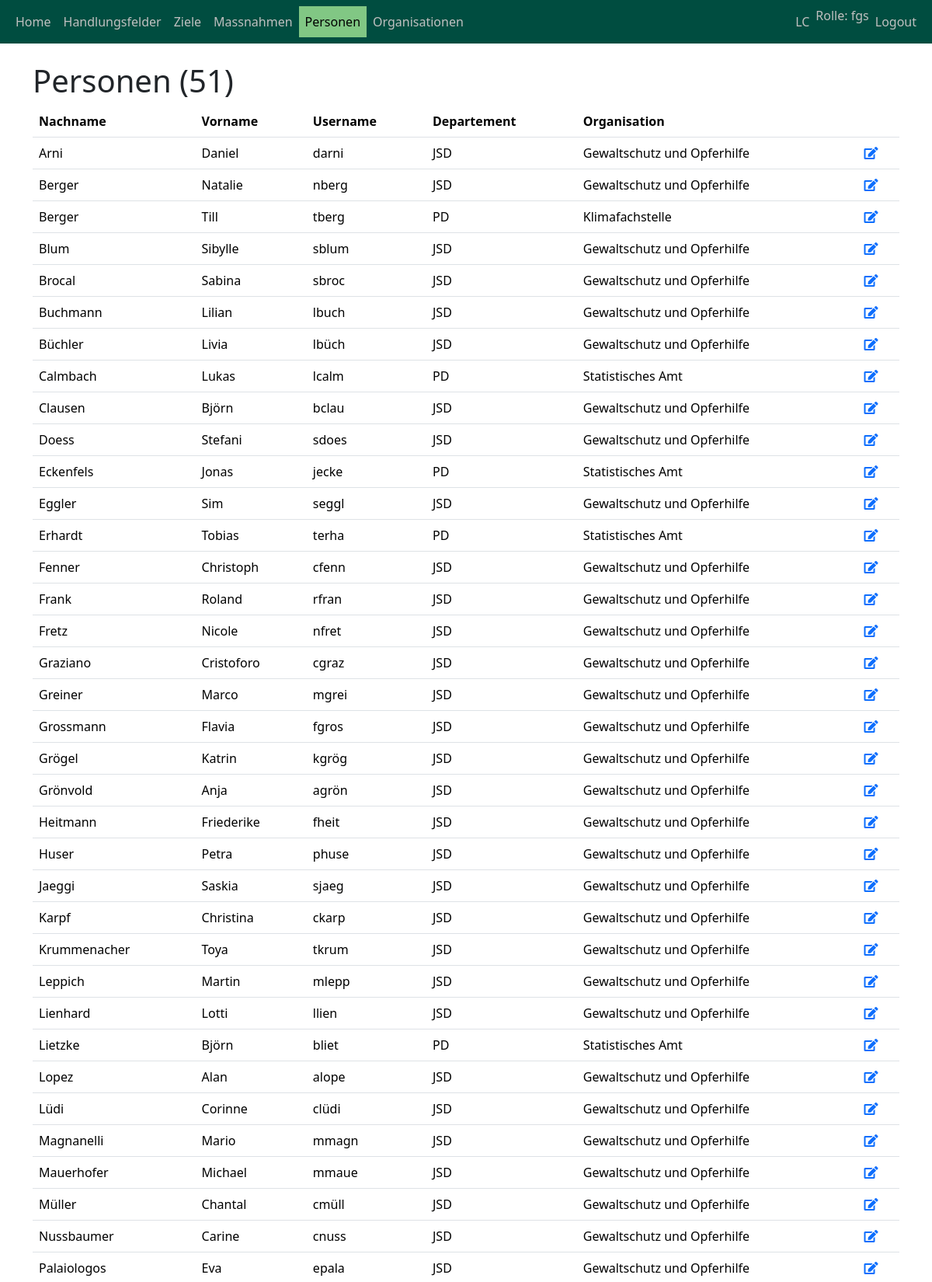
Page /personen/ (signed in, upper part) on the committed database.
### objective_manager_app/models.py (models this page shows, shortened)
class Person(models.Model):
    user = models.OneToOneField(User, on_delete=models.CASCADE, blank=True, null=True)
    vorname = models.CharField(verbose_name= 'Vorname', max_length=200)
    nachname = models.CharField(verbose_name= 'Nachname', max_length=200)
    email = models.EmailField(verbose_name= 'Email', max_length=200, null=True, blank=True)
    telefon = models.CharField(verbose_name= 'Telefon', max_length=200, null=True, blank=True)
    organisation = models.ForeignKey(Organisation, on_delete=models.CASCADE)
    erstellt_am = models.DateTimeField(auto_now_add=True)
    class Meta:
        ordering = ['nachname', 'vorname']

class Organisation(models.Model):
    departement = models.CharField(max_length=200)
    dienststelle = models.CharField(max_length=200)
    bereich = models.CharField(max_length=200)
    departement_kuerzel = models.CharField(max_length=200)
    dienststelle_kuerzel = models.CharField(max_length=200)
    bereich_kuerzel = models.CharField(max_length=200)
    def __str__(self):
        return self.bereich if self.bereich else self.dienststelle
    class Meta:
        ordering = ['departement_kuerzel', 'dienststelle']

### objective_manager_app/views.py (the view)
# urls.py: path("personen/", views.personen_list, name="personen_list"),
def personen_list(request):
    personen = Person.objects.all()
    context = {
        'personen': personen,
    }
    return render(request, "objective_manager_app/personen_list.html", context)

### objective_manager_app/templatetags/custom_filters.py (called while the page is built)
@register.filter(name='is_in_group')
def is_in_group(user, group_name):
    if user.is_authenticated:
        return user.groups.filter(name=group_name).exists()
    return False

### templates/objective_manager_app/personen_list.html (shortened to what this page needs)
{% extends "base.html" %}
{% block content %}
    <div class="container">
        <h1>Personen ({{ personen|length}})</h1>
        <table class="table">
            <thead>
                <tr>
                    <th>Nachname</th>
                    <th>Vorname</th>
                    <th>Username</th>
                    <th>Departement</th>
                    <th>Organisation</th>
                    <th></th>
                </tr>
            </thead>
            <tbody>
                {% for person in personen %}
                <tr>
                    <td>{{ person.nachname }}</td>
                    <td>{{ person.vorname }}</td>
                    <td>{{ person.user.username }}</td>
                    <td>{{ person.organisation.departement_kuerzel }}</td>
                    <td>{{ person.organisation }}</td>
                    <td><a href="{% url 'person_edit' person.pk %}"><i class="fas fa-edit"></i></a></td>
                </tr>
                {% endfor %}
            </tbody>
        </table>
    </div>
{% endblock %}

### templates/base.html (shortened to what this page needs)
{% load static %}
{% load custom_filters %}
<!DOCTYPE html>
<html lang="de">
<head>
    {% load django_bootstrap5 %} {% bootstrap_css %} {% bootstrap_javascript %}
    <link href="https://cdnjs.cloudflare.com/ajax/libs/font-awesome/5.15.4/css/all.min.css" rel="stylesheet" />
    <link rel="stylesheet" href="https://cdnjs.cloudflare.com/ajax/libs/toastr.js/latest/toastr.min.css">
    <link rel="stylesheet" href="{% static 'css/styles.css' %}" />
</head>
<body>
  <nav class="navbar navbar-expand-sm navbar-custom">
    <div class="container-fluid">
      <ul class="navbar-nav">
        {% if request.user.is_authenticated %}
        <li class="nav-item">
          <a class="nav-link {% if request.resolver_match.url_name == 'home' %}active{% endif %}" href="{% url 'home' %}">Home</a>
        </li>
        <li class="nav-item">
          <a class="nav-link {% if request.resolver_match.url_name == 'handlungsfelder_list' %}active{% endif %}" href="{% url 'handlungsfelder_list' %}">Handlungsfelder</a>
        </li>
        <li class="nav-item">
          <a class="nav-link {% if request.resolver_match.url_name == 'ziele_list' %}active{% endif %}" href="{% url 'ziele_list' %}">Ziele</a>
        </li>
        {% endif %}
        {% if request.user.is_authenticated %}
          <li class="nav-item">
            <a class="nav-link {% if request.resolver_match.url_name == 'massnahmen_list' %}active{% endif %}" href="{% url 'massnahmen_list' %}">Massnahmen</a>
          </li>
        {% endif %}
        {% if request.user|is_in_group:"fgs" %}
          <li class="nav-item">
            <a class="nav-link {% if request.resolver_match.url_name == 'personen_list' %}active{% endif %}" href="{% url 'personen_list' %}">Personen</a>
          </li>
          <li class="nav-item">
            <a class="nav-link {% if request.resolver_match.url_name == 'organisationen_list' %}active{% endif %}" href="{% url 'organisationen_list' %}">Organisationen</a>
          </li>
        {% endif %}
      </ul>
      <ul class="navbar-nav ms-auto top-aligned">
        {% if not request.user.is_authenticated %}
          <li class="nav-item">
            <a class="nav-link" href="{% url 'login_account:login' %}">Login</a>
          </li>
        {% else %}
          <li class="nav-item">
            <a class="nav-link" href="{% url 'login_account:profile' %}">
              {{ request.user.first_name|slice:":1"|upper }}{{ request.user.last_name|slice:":1"|upper }}
            </a>
          </li>
          <li class="nav-item">
            Rolle:
            {% for group in request.user.groups.all %}
              {% if group.name in "fgs mv sp" %}
                {{ group.name }}
              {% endif %}
            {% endfor %}
          </li>
          <li class="nav-item">
            <a class="nav-link" href="{% url 'login_account:logout' %}">Logout</a>
          </li>
        {% endif %}
      </ul>
    </div>
  </nav>
  <br>
  {% block content %}
  {% endblock %}
</body>
</html>

### static/css/styles.css (style rules this page uses)
.navbar-custom { background-color: #004d40; color: silver; }
.navbar-custom .navbar-brand, .navbar-custom .nav-link { color: silver; }
.navbar-custom .hover, .navbar-custom .active { background-color: #81c784; color: #004d40; }

### rows in the picture
Person: nachname "Arni", vorname "Daniel", user.username "darni", organisation.departement_kuerzel "JSD", organisation "Gewaltschutz und Opferhilfe"
Person: nachname "Berger", vorname "Natalie", user.username "nberg", organisation.departement_kuerzel "JSD", organisation "Gewaltschutz und Opferhilfe"
Person: nachname "Berger", vorname "Till", user.username "tberg", organisation.departement_kuerzel "PD", organisation "Klimafachstelle"
Person: nachname "Blum", vorname "Sibylle", user.username "sblum", organisation.departement_kuerzel "JSD", organisation "Gewaltschutz und Opferhilfe"
Person: nachname "Brocal", vorname "Sabina", user.username "sbroc", organisation.departement_kuerzel "JSD", organisation "Gewaltschutz und Opferhilfe"
Person: nachname "Buchmann", vorname "Lilian", user.username "lbuch", organisation.departement_kuerzel "JSD", organisation "Gewaltschutz und Opferhilfe"
Person: nachname "Büchler", vorname "Livia", user.username "lbüch", organisation.departement_kuerzel "JSD", organisation "Gewaltschutz und Opferhilfe"
Person: nachname "Calmbach", vorname "Lukas", user.username "lcalm", organisation.departement_kuerzel "PD", organisation "Statistisches Amt"
Person: nachname "Clausen", vorname "Björn", user.username "bclau", organisation.departement_kuerzel "JSD", organisation "Gewaltschutz und Opferhilfe"
Person: nachname "Doess", vorname "Stefani", user.username "sdoes", organisation.departement_kuerzel "JSD", organisation "Gewaltschutz und Opferhilfe"
Person: nachname "Eckenfels", vorname "Jonas", user.username "jecke", organisation.departement_kuerzel "PD", organisation "Statistisches Amt"
Person: nachname "Eggler", vorname "Sim", user.username "seggl", organisation.departement_kuerzel "JSD", organisation "Gewaltschutz und Opferhilfe"
Person: nachname "Erhardt", vorname "Tobias", user.username "terha", organisation.departement_kuerzel "PD", organisation "Statistisches Amt"
Person: nachname "Fenner", vorname "Christoph", user.username "cfenn", organisation.departement_kuerzel "JSD", organisation "Gewaltschutz und Opferhilfe"
Person: nachname "Frank", vorname "Roland", user.username "rfran", organisation.departement_kuerzel "JSD", organisation "Gewaltschutz und Opferhilfe"
Person: nachname "Fretz", vorname "Nicole", user.username "nfret", organisation.departement_kuerzel "JSD", organisation "Gewaltschutz und Opferhilfe"
Person: nachname "Graziano", vorname "Cristoforo", user.username "cgraz", organisation.departement_kuerzel "JSD", organisation "Gewaltschutz und Opferhilfe"
Person: nachname "Greiner", vorname "Marco", user.username "mgrei", organisation.departement_kuerzel "JSD", organisation "Gewaltschutz und Opferhilfe"
Person: nachname "Grossmann", vorname "Flavia", user.username "fgros", organisation.departement_kuerzel "JSD", organisation "Gewaltschutz und Opferhilfe"
Person: nachname "Grögel", vorname "Katrin", user.username "kgrög", organisation.departement_kuerzel "JSD", organisation "Gewaltschutz und Opferhilfe"
Person: nachname "Grönvold", vorname "Anja", user.username "agrön", organisation.departement_kuerzel "JSD", organisation "Gewaltschutz und Opferhilfe"
Person: nachname "Heitmann", vorname "Friederike", user.username "fheit", organisation.departement_kuerzel "JSD", organisation "Gewaltschutz und Opferhilfe"
Person: nachname "Huser", vorname "Petra", user.username "phuse", organisation.departement_kuerzel "JSD", organisation "Gewaltschutz und Opferhilfe"
Person: nachname "Jaeggi", vorname "Saskia", user.username "sjaeg", organisation.departement_kuerzel "JSD", organisation "Gewaltschutz und Opferhilfe"
Person: nachname "Karpf", vorname "Christina", user.username "ckarp", organisation.departement_kuerzel "JSD", organisation "Gewaltschutz und Opferhilfe"
Person: nachname "Krummenacher", vorname "Toya", user.username "tkrum", organisation.departement_kuerzel "JSD", organisation "Gewaltschutz und Opferhilfe"
Person: nachname "Leppich", vorname "Martin", user.username "mlepp", organisation.departement_kuerzel "JSD", organisation "Gewaltschutz und Opferhilfe"
Person: nachname "Lienhard", vorname "Lotti", user.username "llien", organisation.departement_kuerzel "JSD", organisation "Gewaltschutz und Opferhilfe"
Person: nachname "Lietzke", vorname "Björn", user.username "bliet", organisation.departement_kuerzel "PD", organisation "Statistisches Amt"
Person: nachname "Lopez", vorname "Alan", user.username "alope", organisation.departement_kuerzel "JSD", organisation "Gewaltschutz und Opferhilfe"
Person: nachname "Lüdi", vorname "Corinne", user.username "clüdi", organisation.departement_kuerzel "JSD", organisation "Gewaltschutz und Opferhilfe"
Person: nachname "Magnanelli", vorname "Mario", user.username "mmagn", organisation.departement_kuerzel "JSD", organisation "Gewaltschutz und Opferhilfe"
Person: nachname "Mauerhofer", vorname "Michael", user.username "mmaue", organisation.departement_kuerzel "JSD", organisation "Gewaltschutz und Opferhilfe"
Person: nachname "Müller", vorname "Chantal", user.username "cmüll", organisation.departement_kuerzel "JSD", organisation "Gewaltschutz und Opferhilfe"
Person: nachname "Nussbaumer", vorname "Carine", user.username "cnuss", organisation.departement_kuerzel "JSD", organisation "Gewaltschutz und Opferhilfe"
Person: nachname "Palaiologos", vorname "Eva", user.username "epala", organisation.departement_kuerzel "JSD", organisation "Gewaltschutz und Opferhilfe"

### other values in the picture
{{ request.user.first_name|slice:":1"|upper }} "L"
{{ request.user.last_name|slice:":1"|upper }} "C"
{{ group.name }} "fgs"
{{ personen|length }} "51"
